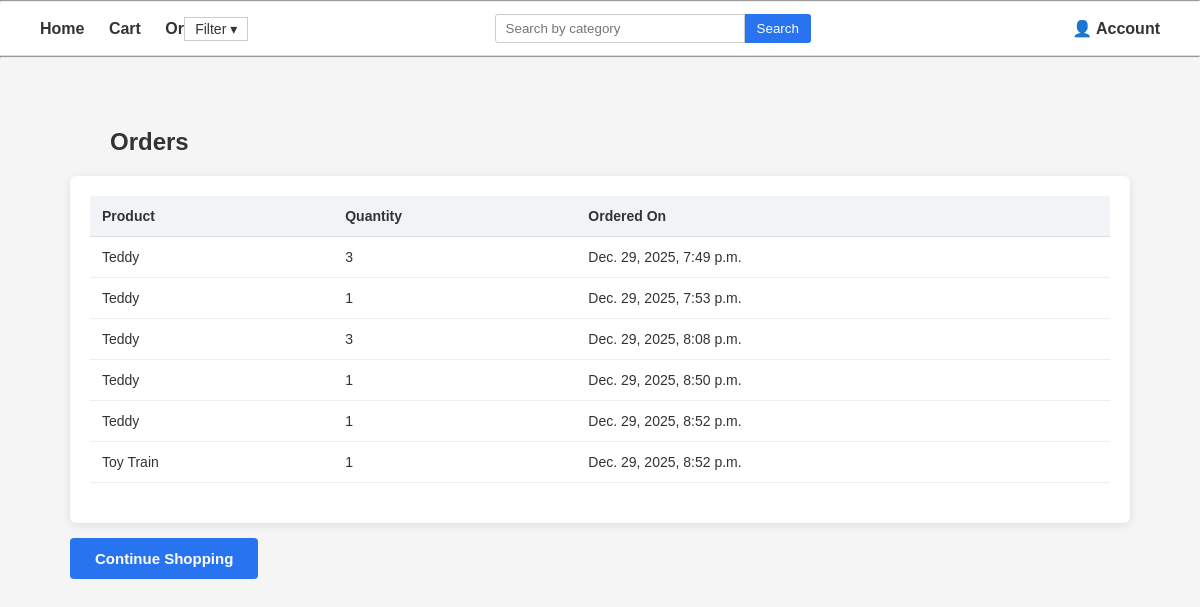
The app's page /cart/orders/ (signed in) with its own data.
### cart/models.py (models this page shows)
class Order(models.Model):
    user = models.ForeignKey(User, on_delete=models.CASCADE)
    product = models.ForeignKey(Product, on_delete=models.CASCADE)
    quantity = models.IntegerField()
    ordered_at = models.DateTimeField(auto_now_add=True)

### product/models.py (models this page shows, shortened)
class Product(models.Model):
    title = models.CharField(max_length=255)
    category = models.ForeignKey(Category, on_delete=models.CASCADE)
    description = models.TextField()
    price = models.DecimalField(max_digits=10, decimal_places=2)
    image = models.ImageField(upload_to='products/')

### cart/views.py (the view)
# urls.py: path('orders/', views.orders_page, name='orders'),
def orders_page(request):
    if not request.user.is_authenticated:
        return redirect("login")
    orders = Order.objects.filter(user=request.user)
    return render(request, "orders.html", {"orders": orders})

### cart/context_processors.py (called while the page is built)
def cart_item_count(request):
    if request.user.is_authenticated:
        count = Cart.objects.filter(user=request.user).count()
        return {'cart_count': count}
    return {'cart_count': 0}

### templates/orders.html
{% extends 'base.html' %}
{% block content %}
<div class="orders-page">
    <h2 class="page-title">Orders</h2>
    {% if orders %}
    <div class="orders-container">
        <table class="orders-table">
            <thead>
                <tr>
                    <th>Product</th>
                    <th>Quantity</th>
                    <th>Ordered On</th>
                </tr>
            </thead>
            <tbody>
                {% for order in orders %}
                <tr>
                    <td>{{ order.product.title }}</td>
                    <td>{{ order.quantity }}</td>
                    <td>{{ order.ordered_at }}</td>
                </tr>
                {% endfor %}
            </tbody>
        </table>
    </div>
    {% else %}
        <p class="empty-text">No orders yet</p>
        <a href="{% url 'product' %}" class="continue-link">Continue Shopping</a>
    {% endif %}
    <a href="{% url 'product' %}">
          <button class="continue-btn">Continue Shopping</button>
    </a>
</div>
{% endblock %}

### static/css/main.css (style rules this page uses)
* { margin: 0; padding: 0; box-sizing: border-box; font-family: Arial, Helvetica, sans-serif; }
body { background-color: #f5f5f5; color: #333; }
h2 { margin: 20px 40px; }
.cart-page, .checkout-page, .orders-page { max-width: 1100px; margin: 30px auto; padding: 20px; }
.page-title { font-size: 24px; margin-bottom: 20px; font-weight: 600; }
.cart-container, .checkout-container, .orders-container { background: #ffffff; padding: 20px; border-radius: 6px; box-shadow: 0 2px 8px rgba(0,0,0,0.1); }
.cart-table, .checkout-table, .orders-table { width: 100%; border-collapse: collapse; margin-bottom: 20px; }
.cart-table th, .checkout-table th, .orders-table th { background-color: #f1f3f6; padding: 12px; text-align: left; font-size: 14px; border-bottom: 1px solid #ddd; }
.cart-table td, .checkout-table td, .orders-table td { padding: 12px; border-bottom: 1px solid #eee; font-size: 14px; }
.continue-btn { padding: 12px 25px; background-color: #2874f0; color: white; border: none; border-radius: 4px; font-size: 15px; font-weight: 600; cursor: pointer; margin-top: 15px; text-decoration: none; }

### records on screen
Order: product "Teddy", quantity "3", ordered_at "Dec. 29, 2025, 7:49 p.m."
Order: product "Teddy", quantity "1", ordered_at "Dec. 29, 2025, 7:53 p.m."
Order: product "Teddy", quantity "3", ordered_at "Dec. 29, 2025, 8:08 p.m."
Order: product "Teddy", quantity "1", ordered_at "Dec. 29, 2025, 8:50 p.m."
Order: product "Teddy", quantity "1", ordered_at "Dec. 29, 2025, 8:52 p.m."
Order: product "Toy Train", quantity "1", ordered_at "Dec. 29, 2025, 8:52 p.m."
